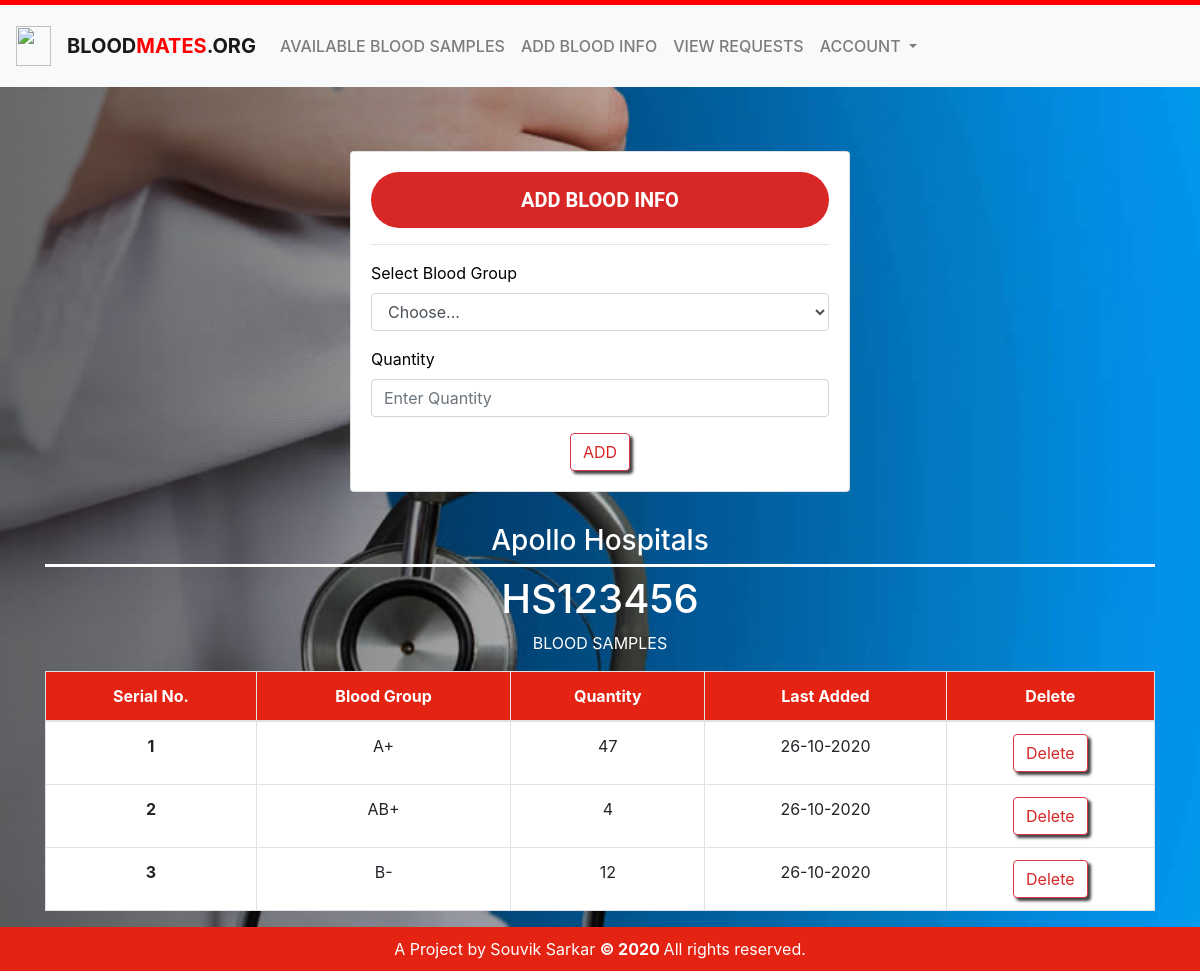
The app's page /add_blood_info.php (signed in) with its own data.
### tables this page shows
CREATE TABLE `hospitals` (
  `id` int(11) NOT NULL,
  `hospital_name` varchar(50) NOT NULL,
  `registration_no` varchar(15) NOT NULL,
  `email` varchar(20) NOT NULL,
  `phn_no` varchar(13) NOT NULL,
  `password` varchar(70) NOT NULL,
  `address` varchar(30) NOT NULL,
  `state` varchar(15) NOT NULL,
  `city` varchar(15) NOT NULL,
  `zip` int(10) NOT NULL
);

CREATE TABLE `available_samples` (
  `id` int(11) NOT NULL,
  `registration_no` varchar(20) NOT NULL,
  `blood_group` varchar(5) NOT NULL,
  `quantity` int(7) NOT NULL,
  `last_updated_at` date DEFAULT current_timestamp()
);

### add_blood_info.php (the view, shortened to what this page needs)
<?php
    include("config.php");
    $regNo = $_SESSION['regNo'];
     $query4 = "SELECT hospital_name FROM hospitals WHERE registration_no = '$regNo'";
     $results = mysqli_query($con,$query4);
     $row2 = $results->fetch_assoc();
?>
<!DOCTYPE html>
<html lang="en">
<head>
    <link rel="stylesheet" href="assets\css\index.css">
</head>
<?php include("header.php"); ?>
<body>
    <div class="showcase-hospital-registration">
        <div class="showcase-add-blood-info-content">
            <div class="container">
                <div class="row">
                    <div class="col mx-auto">
                        <div class="card card-form mx-auto">
                            <div class="card-body" id="form-wrapper">
                                <h5 class="text-center card-title">ADD BLOOD INFO</h5>
                                <hr>
                                <form action="" method="post">
                                    <div class="form-group">
                                        <label for="inputBloodGroup">Select Blood Group</label>
                                            <select id="inputBloodGroup" name="blood_group" class="form-control">
                                                <option selected>Choose...</option>
                                            </select>
                                    </div>
                                    <div class="form-group">
                                        <label for="inputQuantity">Quantity</label>
                                        <input type="number" class="form-control" name="inputQuantity" id="inputQuantity" placeholder="Enter Quantity">
                                    </div>
                                    <div class="text-center">
                                        <button type="submit" name="submit" class="btn btn-danger">ADD</button>
                                    </div>
                                </form>
                            </div>
                        </div>
                    </div>
                </div>
                <div class="table-div mx-auto text-center">
                    <h3 id="hospital-name" class="text-white"><?php echo $row2['hospital_name']; ?></h3>
                    <div class="table-responsive">
                        <table class="table table-bordered">
                            <thead class="thead-red">
                                <th scope="col">Serial No.</th>
                                <th scope="col">Blood Group</th>
                                <th scope="col">Quantity</th>
                                <th scope="col">Last Added</th>
                                <th scope="col">Delete</td>
                            </thead>
                            <tbody class="tbody-white">
                                <?php
                                    echo '<h1 class="text-white">'.$regNo.'</h1>';
                                    echo '<p style="color:white;">BLOOD SAMPLES</p>';
                                    $query1="SELECT * FROM available_samples WHERE registration_no = '$regNo'";
                                    $result = mysqli_query($con,$query1);
                                    $i = 1;
                                    if(mysqli_num_rows($result)>=1)
                                    {
                                        while($row = $result->fetch_assoc())
                                        {
                                            $lastUpdateDate = date("d-m-Y", strtotime($row['last_updated_at']));
                                            $blood_id = $row['id'];
                                            echo '
                                            <tr>
                                            <th scope="row">'.$i.'</th>
                                            <td>'.$row['blood_group'].'</td>
                                            <td>'.$row['quantity'].'</td>
                                            <td>'.$lastUpdateDate.'</td>
                                            <td><form method="post">
                                            <input type="hidden" name="blood_id" value="'.$blood_id.'">
                                            <button type="submit" class="btn btn-small btn-danger" name="delete" >Delete</button></form></td>
                                            </tr>';
                                            $i++;
                                        }
                                    }
                                    else
                                        echo '<tr class="text-center">
                                        <td colspan="5">No records to show</td>
                                        </tr>';
                                ?>
                            </tbody>
                        </table>
                    </div>
                </div>
            </div>
        </div>
    </div>
</body>
<?php include("footer.php");?>
</html>

### assets/css/index.css (style rules this page uses)
* { padding: 0px; margin: 0px; box-sizing: border-box; }
.btn { background-color: rgb(256, 256, 256) !important; color: rgb(216, 39, 39) !important; box-shadow: 3px 3px 3px 0px rgba(0, 0, 0, 0.75); }
.card-title { font-family: "Roboto", sans-serif; padding-top: 5px; color: white; }
label { color: black; }
.showcase-add-blood-info-content { background: url("../../images/redcross4.jpg"); background-repeat: no-repeat; background-size: cover; }
.thead-red { background-color: #e42313; color: white; }
.tbody-white { background-color: white; }

### assets/css/header.css (style rules this page uses)
* { margin: 0px; padding: 0px; }

### add_blood_info.php (style rules this page uses)
.card { max-width: 500px; margin-top:4rem; border-radius:4rem; }
#hospital-name { margin-top:2rem; color:white !important; border-bottom:0.2rem solid white; padding-bottom:0.4rem; }
.card-title { color:white; background-color:rgb(216, 39, 39); padding:1rem; border-radius: 4rem; font-weight:bold; }

### records on screen
hospitals: hospital_name "Apollo Hospitals"
available_samples: blood_group "A+", quantity "47"
available_samples: blood_group "AB+", quantity "4"
available_samples: blood_group "B-", quantity "12"

### other values on screen
$regNo "HS123456"
